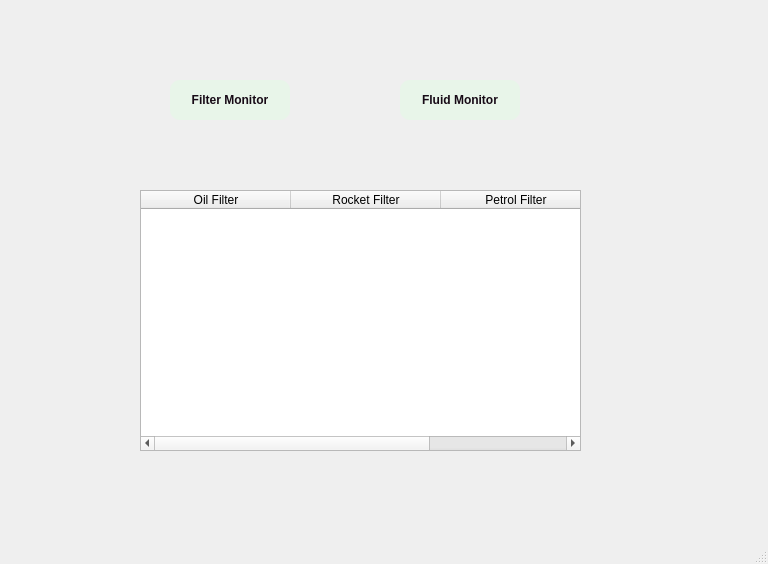
<?xml version="1.0" encoding="UTF-8"?>
<ui version="4.0">
 <class>MainWindow</class>
 <widget class="QMainWindow" name="MainWindow">
  <property name="geometry">
   <rect>
    <x>0</x>
    <y>0</y>
    <width>768</width>
    <height>564</height>
   </rect>
  </property>
  <property name="windowTitle">
   <string>MainWindow</string>
  </property>
  <widget class="QWidget" name="centralwidget">
   <widget class="QPushButton" name="FluidButton">
    <property name="geometry">
     <rect>
      <x>400</x>
      <y>80</y>
      <width>120</width>
      <height>40</height>
     </rect>
    </property>
    <property name="font">
     <font>
      <bold>true</bold>
     </font>
    </property>
    <property name="styleSheet">
     <string notr="true">background-color: #e8f5e9;
color:#170a16;
border-radius:10px;</string>
    </property>
    <property name="text">
     <string>Fluid Monitor</string>
    </property>
   </widget>
   <widget class="QPushButton" name="FilterButton">
    <property name="geometry">
     <rect>
      <x>170</x>
      <y>80</y>
      <width>120</width>
      <height>40</height>
     </rect>
    </property>
    <property name="font">
     <font>
      <bold>true</bold>
     </font>
    </property>
    <property name="styleSheet">
     <string notr="true">background-color: #e8f5e9;
color:#170a16;
border-radius:10px;</string>
    </property>
    <property name="text">
     <string>Filter Monitor</string>
    </property>
   </widget>
   <widget class="QStackedWidget" name="stackedWidget">
    <property name="geometry">
     <rect>
      <x>120</x>
      <y>170</y>
      <width>481</width>
      <height>281</height>
     </rect>
    </property>
    <property name="currentIndex">
     <number>0</number>
    </property>
    <widget class="QWidget" name="page">
     <widget class="QTableWidget" name="FilterTable">
      <property name="geometry">
       <rect>
        <x>20</x>
        <y>20</y>
        <width>441</width>
        <height>261</height>
       </rect>
      </property>
      <property name="styleSheet">
       <string notr="true"/>
      </property>
      <property name="rowCount">
       <number>0</number>
      </property>
      <attribute name="horizontalHeaderCascadingSectionResizes">
       <bool>true</bool>
      </attribute>
      <attribute name="horizontalHeaderDefaultSectionSize">
       <number>150</number>
      </attribute>
      <attribute name="horizontalHeaderShowSortIndicator" stdset="0">
       <bool>true</bool>
      </attribute>
      <attribute name="horizontalHeaderStretchLastSection">
       <bool>false</bool>
      </attribute>
      <attribute name="verticalHeaderVisible">
       <bool>false</bool>
      </attribute>
      <column>
       <property name="text">
        <string>Oil Filter</string>
       </property>
       <property name="background">
        <color>
         <red>28</red>
         <green>113</green>
         <blue>216</blue>
        </color>
       </property>
      </column>
      <column>
       <property name="text">
        <string>Rocket Filter</string>
       </property>
       <property name="background">
        <color>
         <red>28</red>
         <green>113</green>
         <blue>216</blue>
        </color>
       </property>
      </column>
      <column>
       <property name="text">
        <string>Petrol Filter</string>
       </property>
       <property name="background">
        <color>
         <red>28</red>
         <green>113</green>
         <blue>216</blue>
        </color>
       </property>
      </column>
     </widget>
    </widget>
    <widget class="QWidget" name="page_2">
     <widget class="QTableWidget" name="FluidTable">
      <property name="geometry">
       <rect>
        <x>30</x>
        <y>20</y>
        <width>441</width>
        <height>201</height>
       </rect>
      </property>
      <property name="styleSheet">
       <string notr="true"/>
      </property>
      <property name="rowCount">
       <number>0</number>
      </property>
      <attribute name="horizontalHeaderCascadingSectionResizes">
       <bool>true</bool>
      </attribute>
      <attribute name="horizontalHeaderDefaultSectionSize">
       <number>150</number>
      </attribute>
      <attribute name="horizontalHeaderShowSortIndicator" stdset="0">
       <bool>true</bool>
      </attribute>
      <attribute name="horizontalHeaderStretchLastSection">
       <bool>false</bool>
      </attribute>
      <attribute name="verticalHeaderVisible">
       <bool>false</bool>
      </attribute>
      <column>
       <property name="text">
        <string>Oil Fluid</string>
       </property>
       <property name="background">
        <color>
         <red>28</red>
         <green>113</green>
         <blue>216</blue>
        </color>
       </property>
      </column>
      <column>
       <property name="text">
        <string>Rocket Fluid</string>
       </property>
       <property name="background">
        <color>
         <red>28</red>
         <green>113</green>
         <blue>216</blue>
        </color>
       </property>
      </column>
      <column>
       <property name="text">
        <string>Petrol Fluid</string>
       </property>
       <property name="background">
        <color>
         <red>28</red>
         <green>113</green>
         <blue>216</blue>
        </color>
       </property>
      </column>
     </widget>
    </widget>
   </widget>
  </widget>
  <widget class="QMenuBar" name="menubar">
   <property name="geometry">
    <rect>
     <x>0</x>
     <y>0</y>
     <width>768</width>
     <height>22</height>
    </rect>
   </property>
  </widget>
  <widget class="QStatusBar" name="statusbar"/>
 </widget>
 <resources/>
 <connections/>
</ui>
